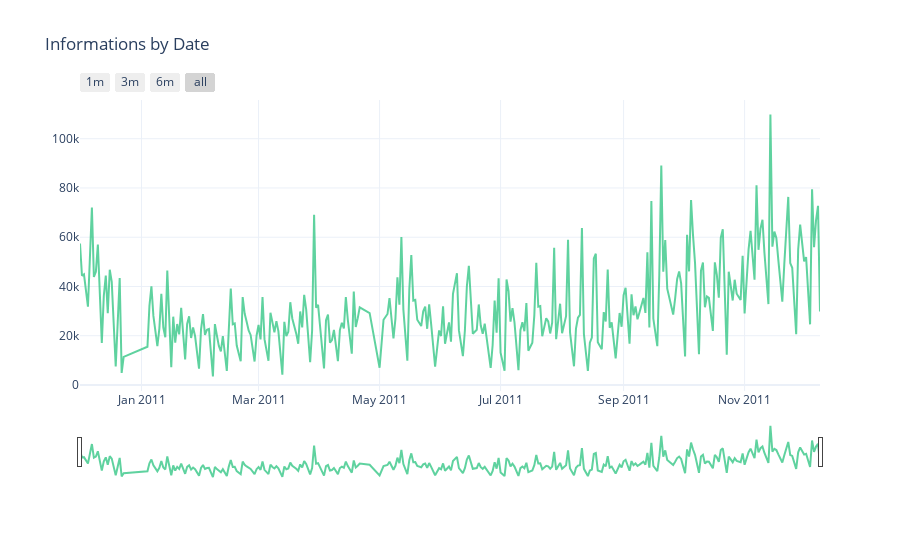

Write notebook code for a chart like this one.
### Code cell
trace = go.Scatter(x=df_cum.index.astype(str), y=df_cum.TotalPrice,
                    opacity = 0.8, line = dict(color = '#38C788'), name= 'Transcation by day')
layout = dict(
    title= "Informations by Date",
    paper_bgcolor='#ffffff',
    template='plotly_white',
    xaxis=dict(
        rangeselector=dict(
            buttons=list([
                dict(count=1, label='1m', step='month', stepmode='backward'),
                dict(count=3, label='3m', step='month', stepmode='backward'),
                dict(count=6, label='6m', step='month', stepmode='backward'),
                dict(step='all')
            ])
        ),
        rangeslider=dict(visible = True),
        type='date'
    )
)

# creating figure with the both traces and layout
fig = dict(data= [trace], layout=layout)

#rendering the graphs
iplot(fig) #it's an equivalent to plt.show()

### Figure 1 — Plotly figure (JSON) as saved in the notebook; plotly's stock layout.template omitted (floating-point values rounded to 4 significant figures; data arrays with more than 128 entries replaced by an {"elided": "..."} marker saying what was removed)
{"data": [{"line": {"color": "#38C788"}, "name": "Transcation by day", "opacity": 0.8, "type": "scatter", "x": {"elided": "305 str values"}, "y": {"elided": "305 float values"}}], "layout": {"paper_bgcolor": "#ffffff", "title": {"text": "Informations by Date"}, "xaxis": {"rangeselector": {"buttons": [{"count": 1, "label": "1m", "step": "month", "stepmode": "backward"}, {"count": 3, "label": "3m", "step": "month", "stepmode": "backward"}, {"count": 6, "label": "6m", "step": "month", "stepmode": "backward"}, {"step": "all"}]}, "rangeslider": {"visible": true}, "type": "date"}}}
